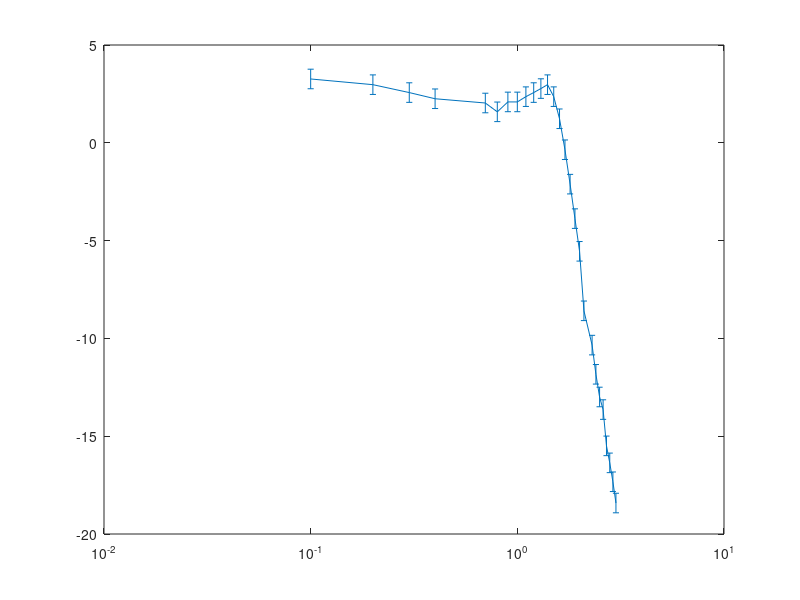

This figure's MATLAB source: (Note: this script raises an error after producing the figure.)
close all

Vin = 500;

data = [0.1,728,200
	0.2,704,260
	0.3,672,240
	0.4,648,290
	0.7,632,260
	0.8,600,216
	0.9,636,228
    1,636,268
	1.1,656,228 
	1.2,672,242
	1.3,688,254
	1.4,704,260
	1.5,656,268
	1.6,576,284
	1.7,480,288
	1.8,392,264
	1.9,320,240
	2.0,264,220
	2.1,186,184
	2.3,152,172
	2.4,128,164
	2.5,112,152
	2.6,104,142
	2.7,84,132
	2.8,76,126
	2.9,68,120
	3.0,60,116
%	5,24,-60
% 	7,6.4,-50
	];

dim = size(data);
freq = zeros(dim(1),1);
mod = zeros(dim(1),1);
phase = zeros(dim(1),1);
for i=1:1:dim
    freq(i)=data(i, 1);
    mod(i)=20*log10(data(i, 2)/Vin);
    phase(i)=-(data(i, 3).*10^-3).*freq(i).*360;
    if freq(i)>1.8
       phase(i)=-360-phase(i); 
    end
end

disp(mod);
disp(phase);

error = ones(dim(1),1)*0.5;
error1 = ones(dim(1),1)*14;

figure(3);

ax = axes();
ln1 = errorbar(freq, mod, error);
set(ax, 'XScale', 'log');

%ln1 = semilogx(freq,mod);
ln1.LineWidth = 1;
ln1.Marker = 'o';
ln1.MarkerSize=4;
title('Magnitude bode plot')
xlabel('Frequency [kHz]') 
ylabel('Magniture [dB]') 
y = mod(2)-3;
figure(4)
%ln2 = semilogx(freq,phase);

ax1 = axes();
ln2 = errorbar(freq, phase, error1);
set(ax1, 'XScale', 'log');

ln2.LineWidth = 1;
ln2.Marker = 'o';
ln2.MarkerSize=3;
title('Phase bode plot')
xlabel('Frequency [kHz]') 
ylabel('Phase [degrees]')